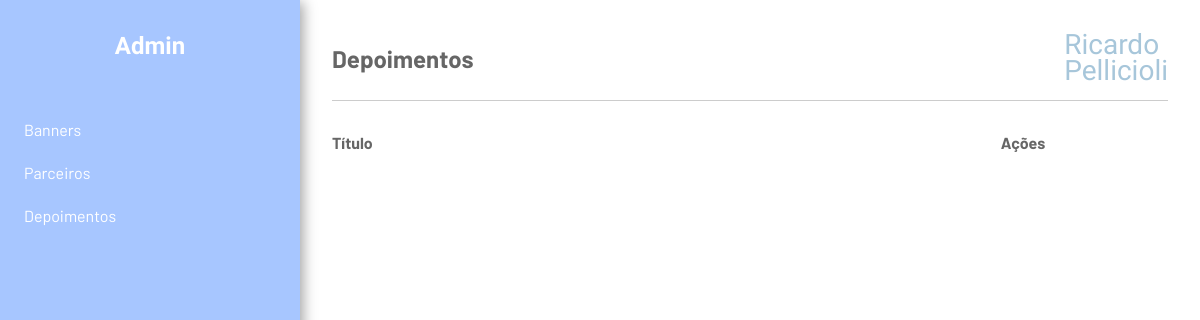
/admin/lista/depoimentos, run on an earlier commit of the app's database.
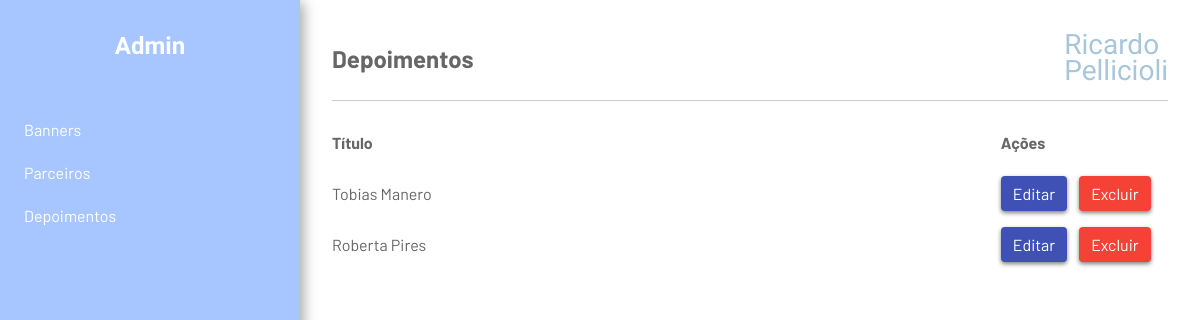
And on a later commit of the database.
### tables this page shows
CREATE TABLE `testimony` (
  `id` int(11) NOT NULL AUTO_INCREMENT,
  `name` varchar(255) NOT NULL,
  `occupation` varchar(255) NOT NULL,
  `description` text NULL,
  PRIMARY KEY (`id`)
);

### application/controllers/Main.php (called while the page is built, shortened)
<?php
class Main extends CI_Controller {
	function __construct(){
		$this->load->helper('url');
	}
	public function logged(){
		return true;
	}
	public function list($page){
		if($this->logged()){
			switch($page){
				case "depoimentos":
					$this->load->model('testimony_m');
					$list = $this->testimony_m->get();
				break;
			}
			$this->load->view('main', array(
				'content' => 'admin',
				'title' => $page,
				'container' => 'list',
				'list' => $list,
				'user' => $_SESSION['user']
			));
		}
	}
}

### index.php (called while the page is built, shortened)
<?php
require_once BASEPATH.'core/CodeIgniter.php';

### application/models/testimony_m.php (called while the page is built, shortened)
<?php
class Testimony_m extends CI_Model {
    public $table = 'testimony';
    function get($id = FALSE){
        $this->db->select('testimony.id, testimony.name, testimony.description, testimony.occupation')
            ->from($this->table.' as testimony')
            ->order_by('testimony.id', 'RANDOM')
            ->limit(2);
        $query = $this->db->get();
        $data = $query->result();
        return $data;
    }
}
?>

### application/views/list.php (the view)
<section class="internal-list-container">
    <header class="flex header-list-admin justify-start v-center">
        <div class="w-80">
            Título
        </div>
        <div>
            Ações
        </div>
    </header>
    <ul class="internal-list">
        <?php foreach($list as $key => $item){ ?>
			<li class="flex justify-start v-center">
				<p class="w-80">
					<?php echo $item->name; ?>
				</p>
				<div class="buttons flex v-center">
                    <a class="button edit">
                        Editar
                    </a>
                    <a class="button delete">
                        Excluir
                    </a>
                </div>
            </li>
		<?php } ?>
    </ul>
</section>

### application/views/main.php (shortened to what this page needs)
?><!DOCTYPE html>
<html lang="en">
<head>
	<link rel="stylesheet" type="text/css" href="<?php echo base_url('assets/css/style.css') ?>">
	<link rel="stylesheet" type="text/css" href="<?php echo base_url('assets/css/flex.css') ?>">
</head>
<body>
	<div id="main">
		<?php $this->load->view($content); ?>
	</div>
</body>
</html>

### application/views/admin.php
<section class="main-admin flex justify-start">
    <section class="flex column justify-start menu-admin">
        <h3 class="title-admin-menu">Admin</h3>
        <ul class="ul-menu-admin">
            <li>
                <a href="<?php echo base_url('/admin/lista/banners'); ?>">
                    Banners
                </a>
            </li>
            <li>
                <a href="<?php echo base_url('/admin/lista/parceiros'); ?>">
                    Parceiros
                </a>
            </li>
            <li>
                <a href="<?php echo base_url('/admin/lista/depoimentos'); ?>">
                    Depoimentos
                </a>
            </li>
        </ul>
    </section>
    <section class="content-admin">
        <div class="header-admin flex justify-between v-center">
            <h2 class="title-admin"><?php if(isset($title)) echo $title; ?></h2>
            <a href="<?php echo base_url() ?>">
                <span class="logo">
                    Ricardo </br> Pellicioli
                </span>
            </a>
        </div>
        <div class="container">
            <?php if(isset($container)) $this->load->view($container); ?>
        </div>
    </section>
</section>

### assets/css/style.css (style rules this page uses)
body { background: #FFFFFF; color: #666; font-family: 'Barlow',sans-serif; }
body,h1,h2,h3,h4,h5,h6 { margin: 0px; padding: 0px; }
a:link, a:visited, a:hover, a:active { text-decoration: none; color: #666; }
#main { width: 100%; max-width: unset; min-width: 320px; }
.logo { color: #A7C6DA; font-family: 'Russo One', sans-serif; font-size: 28px; line-height: 26px; }
.menu-admin { width: 300px; height: 100vh; background: #A7C6FF; box-shadow: 3px 2px 13px 0px rgba(0,0,0,0.37); }
.content-admin { padding: 32px; flex: 1; }
.title-admin-menu { width: 100%; color: white; font-family: 'Russo One', sans-serif; font-size: 24px; margin: 32px 0px; text-align: center; }
.header-admin { border-bottom: 1px solid #CCC; padding-bottom: 16px; margin-bottom: 32px; }
.ul-menu-admin { list-style: none; padding: 0; }
.ul-menu-admin > li { padding: 12px 24px; }
.ul-menu-admin > li > a { height: 100%; width: 100%; display: block; color: #fff; }
.title-admin { font-size: 24px; text-transform: capitalize; }
.header-list-admin { width: 100%; font-weight: bold; }
.w-80 { width: 80%; }
.internal-list { list-style: none; padding: 0; }
.button { border-radius: 4px; border:none; box-shadow: 0 2px 4px rgba(0,0,0,.5); padding: 8px 12px; cursor: pointer; transition: .3s ease-in-out; }
.edit { margin-right: 12px; background: #3F51B5; color: #fff; }
.delete { background: #F44336; color: #fff; }

### assets/css/flex.css (style rules this page uses)
.flex { display:flex; }
.column { flex-direction: column; }
.justify-start { justify-content: flex-start; }
.justify-between { justify-content: space-between; }
.v-center { align-items: center; }

What changed in the data, as far as the page shows it:
added testimony: name "Tobias Manero"
added testimony: name "Roberta Pires"
